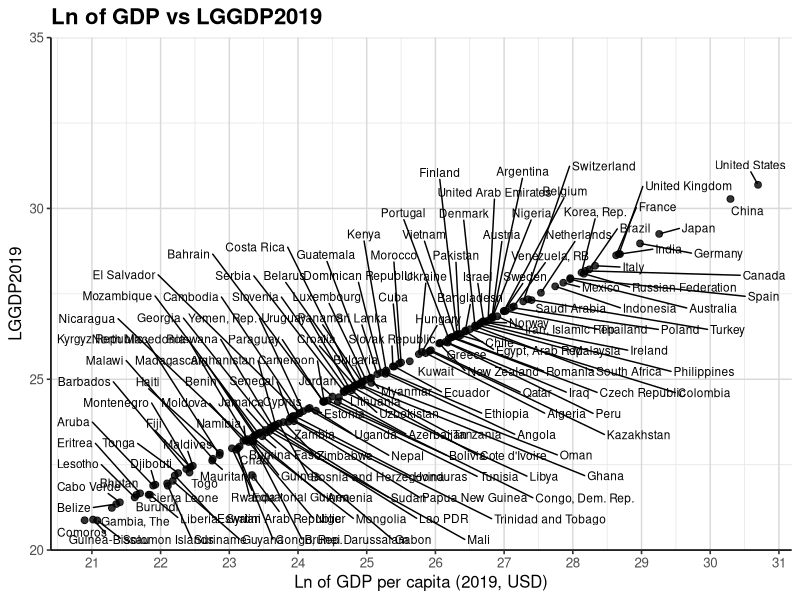
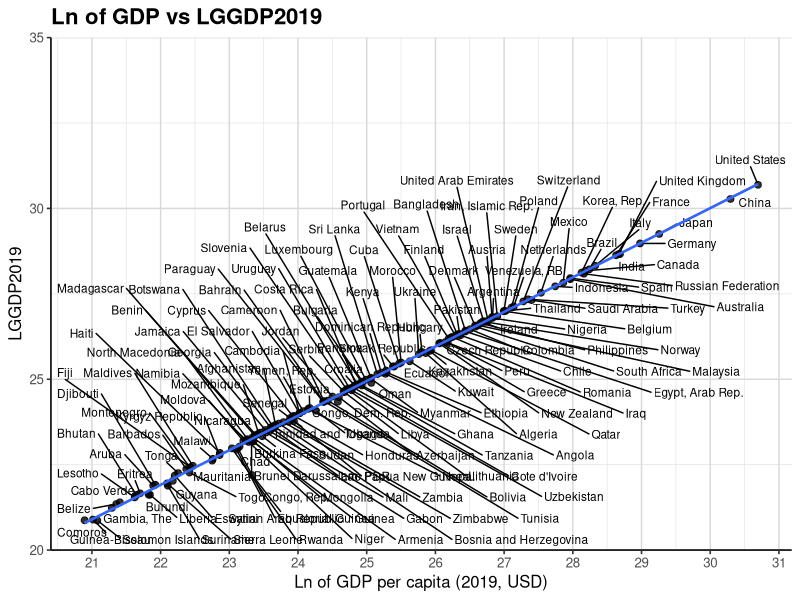
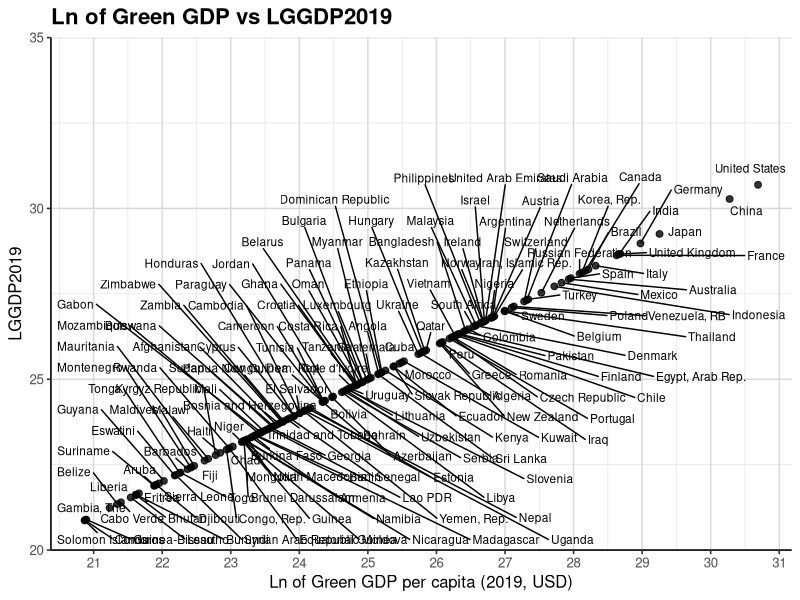
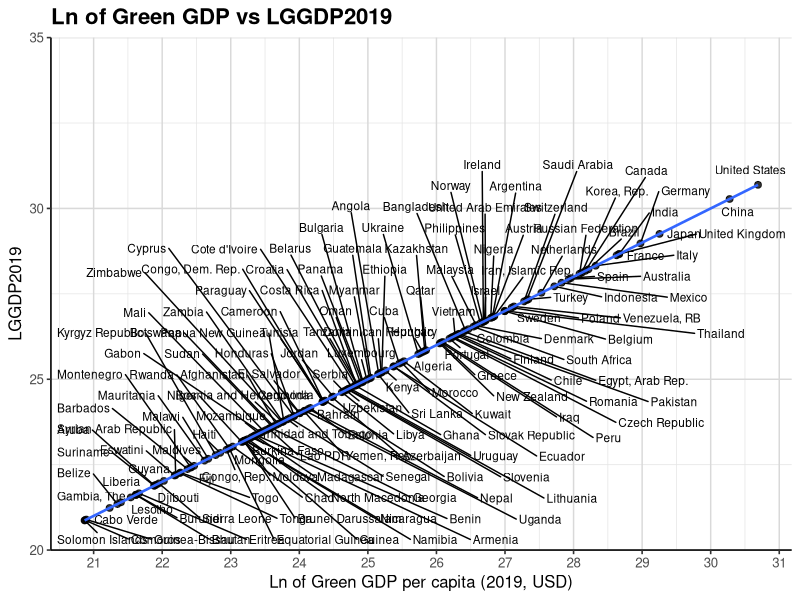
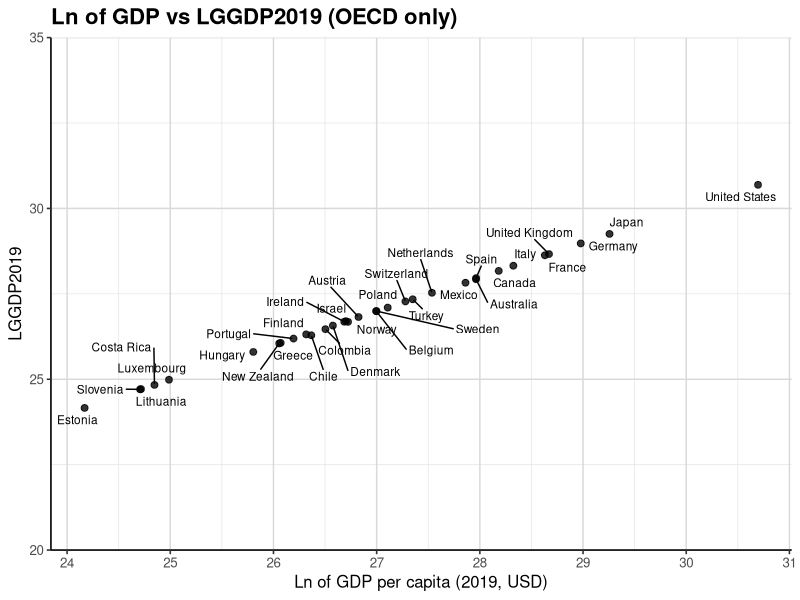
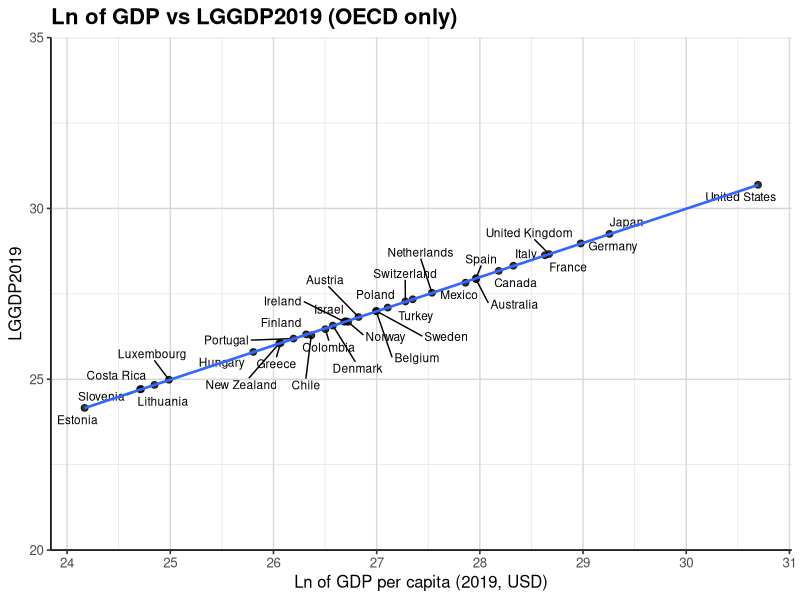

Write the R code that produced these figures, in order.
# ==== Packages ====
suppressPackageStartupMessages({
  library(tidyverse)
  library(readxl)
  library(ggrepel)
  library(scales)
  library(dplyr)
})

# ==== Path & file ====
setwd("/Users/fangxiaoling/Documents/Nathan Nunn RA/Book/environment/")
dat <- read_excel("GGDP.xlsx")

# ==== EDIT THIS: your indicator column name ====
indicator_col <- "LGGDP2019"   # e.g. "LGGDP2019", "SPI_2025", "NewIndicator"

# ---- Tidy to expected names: country, ind, lgdp (and optional lggdp) ----
df <- dat |>
  rename(
    country   = !!names(dat)[grepl("^country$", names(dat), ignore.case = TRUE)],
    LGDP2019  = !!names(dat)[grepl("^lgdp2019$|^logg?_?gdp.*2025$|^lgdp$", names(dat), ignore.case = TRUE)],
    LGGDP2019 = !!names(dat)[grepl("^lggdp2019$|^log_?green.*gdp", names(dat), ignore.case = TRUE)]
  ) |>
  mutate(
    ind  = suppressWarnings(as.numeric(.data[[indicator_col]])),
    lgdp = suppressWarnings(as.numeric(LGDP2019)),
    lggdp = suppressWarnings(as.numeric(LGGDP2019))
  ) |>
  filter(!is.na(country), !is.na(ind), !is.na(lgdp))

# ==== Axis helpers ====
# If your indicator is 0–100, keep these; otherwise it'll auto-range around your data.
y_min <- floor(min(df$ind, na.rm = TRUE) / 5) * 5
y_max <- ceiling(max(df$ind, na.rm = TRUE) / 5) * 5
y_breaks <- seq(y_min, y_max, by = ifelse(y_max - y_min > 50, 10, 5))

# ==== Theme (white background + grid lines) ====
my_theme <- theme_classic(base_size = 12) +
  theme(
    plot.title = element_text(face = "bold", size = 16),
    panel.grid.major = element_line(color = "grey85", linewidth = 0.5),
    panel.grid.minor = element_line(color = "grey90", linewidth = 0.25),
    panel.background = element_rect(fill = "white", colour = NA)
  )

# ==== 1) Scatter: ln(GDPpc) vs Indicator ====
p_scatter <- ggplot(df, aes(x = lgdp, y = ind)) +
  geom_point(alpha = 0.8, size = 2) +
  geom_text_repel(aes(label = country), size = 3, max.overlaps = 60, box.padding = 0.3) +
  labs(
    title = paste0("Ln of GDP vs ", indicator_col),
    x = "Ln of GDP per capita (2019, USD)",
    y = indicator_col
  ) +
  scale_x_continuous(breaks = pretty_breaks(8)) +
  scale_y_continuous(breaks = y_breaks, limits = c(y_min, y_max), expand = c(0, 0)) +
  my_theme

ggsave(paste0("scatter_lgdp_", indicator_col, ".png"),
       p_scatter, width = 24, height = 18, dpi = 300, limitsize = FALSE)

# ==== 2) Add linear fit (SE shaded) ====
p_with_lm <- p_scatter +
  geom_smooth(method = "lm", se = TRUE, linewidth = 0.9, fullrange = FALSE)

ggsave(paste0("scatter_lgdp_", indicator_col, "_lm.png"),
       p_with_lm, width = 24, height = 18, dpi = 300, limitsize = FALSE)

# ==== 3) OPTIONAL: use ln(Green GDP) on x-axis if available ====
if (!all(is.na(df$lggdp))) {
  df_g <- df |> filter(!is.na(lggdp))
  
  p_g <- ggplot(df_g, aes(x = lggdp, y = ind)) +
    geom_point(alpha = 0.8, size = 2) +
    geom_text_repel(aes(label = country), size = 3, max.overlaps = 60, box.padding = 0.3) +
    labs(
      title = paste0("Ln of Green GDP vs ", indicator_col),
      x = "Ln of Green GDP per capita (2019, USD)",
      y = indicator_col
    ) +
    scale_x_continuous(breaks = pretty_breaks(8)) +
    scale_y_continuous(breaks = y_breaks, limits = c(y_min, y_max), expand = c(0, 0)) +
    my_theme
  
  ggsave(paste0("scatter_lggdp_", indicator_col, ".png"),
         p_g, width = 24, height = 18, dpi = 300, limitsize = FALSE)
  
  ggsave(paste0("scatter_lggdp_", indicator_col, "_lm.png"),
         p_g + geom_smooth(method = "lm", se = TRUE, linewidth = 0.9),
         width = 24, height = 18, dpi = 300, limitsize = FALSE)
}

# ==== 4) OPTIONAL: OECD-only version (keep if useful) ====
oecd_countries <- c(
  "Australia","Austria","Belgium","Canada","Chile","Colombia","Costa Rica",
  "Czech RepuLGGDP2019c","Denmark","Estonia","Finland","France","Germany","Greece",
  "Hungary","Iceland","Ireland","Israel","Italy","Japan","South Korea",
  "Latvia","Lithuania","Luxembourg","Mexico","Netherlands","New Zealand",
  "Norway","Poland","Portugal","Slovakia","Slovenia","Spain","Sweden",
  "Switzerland","Turkey","United Kingdom","United States"
)

df_oecd <- df |> filter(country %in% oecd_countries)

if (nrow(df_oecd) > 0) {
  y_min_oecd <- floor(min(df_oecd$ind, na.rm = TRUE) / 5) * 5
  y_max_oecd <- ceiling(max(df_oecd$ind, na.rm = TRUE) / 5) * 5
  y_brks_oecd <- seq(y_min_oecd, y_max_oecd, by = ifelse(y_max_oecd - y_min_oecd > 50, 10, 5))
  
  p_oecd <- ggplot(df_oecd, aes(x = lgdp, y = ind)) +
    geom_point(alpha = 0.8, size = 2) +
    geom_text_repel(aes(label = country), size = 3, max.overlaps = 60, box.padding = 0.3) +
    labs(
      title = paste0("Ln of GDP vs ", indicator_col, " (OECD only)"),
      x = "Ln of GDP per capita (2019, USD)",
      y = indicator_col
    ) +
    scale_x_continuous(breaks = pretty_breaks(8)) +
    scale_y_continuous(breaks = y_brks_oecd,
                       limits = c(y_min_oecd, y_max_oecd),
                       expand = c(0, 0)) +
    my_theme
  
  ggsave(paste0("scatter_lgdp_", indicator_col, "_OECD.png"),
         p_oecd, width = 24, height = 18, dpi = 300, limitsize = FALSE)
  
  ggsave(paste0("scatter_lgdp_", indicator_col, "_OECD_lm.png"),
         p_oecd + geom_smooth(method = "lm", se = TRUE, linewidth = 0.9),
         width = 24, height = 18, dpi = 300, limitsize = FALSE)
}
